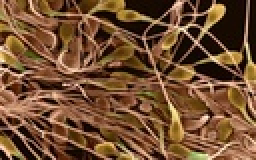
%> input picture 3/src/agglut.jpg, 128 x 80 px, shrunk from 694 x 435 before the run (shown 2 times larger)
$ octave l3_3.m   (GNU Octave 9; MATLAB toolbox functions it lacks are replaced by stand-ins)
%> lines starting %> are read from the running program, lines starting %| are printed output that depends on the picture; in (x1, y1, x2, y2) boxes, pixels count from 0 and x2, y2 are one past the last pixel; in counts of white or black regions, pixels touching at a corner belong together; the program's own positions count from 1
img_agg = imread('agglut.jpg');
%> img_agg is the input picture: size 80x128x3 uint8; mean R, G, B 115.3, 78.9, 50.5

% Конвертація та бінаризація
if size(img_agg, 3) == 3
    img_agg = rgb2gray(img_agg);
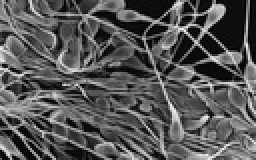
%> img_agg: size 80x128 uint8 (shown 2 times larger); min 2, max 243, mean 86.6
end
level_agg = graythresh(img_agg);
%> level_agg = 0.337
bw_agg = im2bw(img_agg, level_agg);
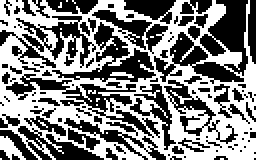
%> bw_agg: size 80x128 logical (shown 2 times larger); 49.9% white; 21 white regions (18 under 20 px), largest, box (x1, y1, x2, y2) and area: (0, 0, 128, 80) 4971, (0, 68, 13, 80) 77, (55, 36, 67, 39) 21

% Кількість ітерацій ерозії підбирається, поки об'єкти не розлипнуться
n_iter = 10;
bw_eroded_agg = bwmorph(bw_agg, 'erode', n_iter);
%> bw_eroded_agg: size 80x128 logical; every value is 0

% "Потовщення" (thicken) для знаходження ліній розділу (skeleton of background)
bw_thick = bwmorph(bw_eroded_agg, 'thicken', inf);
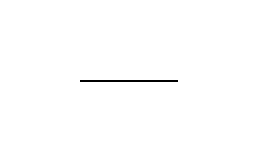
%> bw_thick: size 80x128 logical (shown 2 times larger); 99.5% white; black in thin lines or dots, all inside (x1, y1, x2, y2) = (40, 40, 89, 41)

% Розділення об'єктів: логічне AND початкового та потовщеного (розділового)
bw_separated = bw_agg & bw_thick; % Або (~bw_thick) залежно від полярності
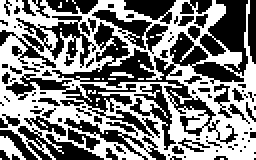
%> bw_separated: size 80x128 logical (shown 2 times larger); 49.5% white; 25 white regions (22 under 20 px), largest, box (x1, y1, x2, y2) and area: (0, 0, 128, 80) 4927, (0, 68, 13, 80) 77, (55, 36, 67, 39) 21

figure('Name', 'Завдання 4', 'NumberTitle', 'off');

subplot(2, 2, 1);
imshow(bw_agg);
title('Злиплі об''єкти');

subplot(2, 2, 2);
imshow(bw_eroded_agg);
title(['Ерозія (', num2str(n_iter), ' ітерацій)']);

subplot(2, 2, 3);
imshow(bw_thick);
title('Thicken (лінії розділу)');

subplot(2, 2, 4);
imshow(bw_separated);
title('Результат розділення');

print(gcf, [mfilename('fullpath') '.png'], '-dpng', '-r300');

$ run again, with 3/src/coffe.jpg copied over 3/src/agglut.jpg
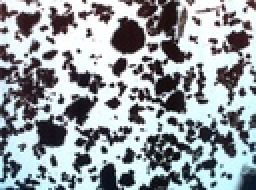
%> input picture 3/src/coffe.jpg, 128 x 95 px, shrunk from 1920 x 1425 before the run (shown 2 times larger)
%> img_agg is the input picture: size 95x128x3 uint8; mean R, G, B 150.1, 156.8, 161
%> img_agg: size 95x128 uint8
%> level_agg = 0.557
%> `bw_agg = im2bw(img_agg, level_agg);`:
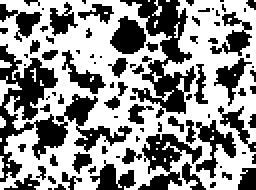
%> bw_agg: size 95x128 logical (shown 2 times larger); 57.3% white; 89 black regions (60 under 20 px), largest, box (x1, y1, x2, y2) and area: (0, 22, 66, 91) 1226, (60, 0, 98, 59) 832, (69, 67, 101, 95) 399
%> bw_eroded_agg: size 95x128 logical; every value is 0
%> bw_thick: size 95x128 logical; 99.7% white; black in thin lines or dots, all inside (x1, y1, x2, y2) = (47, 47, 81, 48)
%> `bw_separated = bw_agg & bw_thick;`:
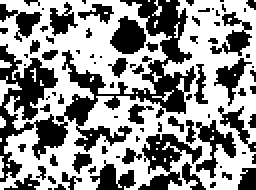
%> bw_separated: size 95x128 logical (shown 2 times larger); 57.1% white; 84 black regions (59 under 20 px), largest, box (x1, y1, x2, y2) and area: (0, 0, 98, 91) 2294, (69, 67, 101, 95) 399, (55, 8, 73, 27) 229

$ run again, with 3/src/kamen.jpg copied over 3/src/agglut.jpg
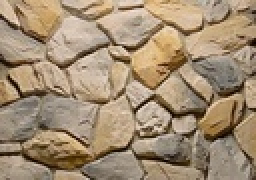
%> input picture 3/src/kamen.jpg, 128 x 90 px, shrunk from 500 x 350 before the run (shown 2 times larger)
%> img_agg is the input picture: size 90x128x3 uint8; mean R, G, B 161.9, 141, 115.1
%> `img_agg = rgb2gray(img_agg);`:
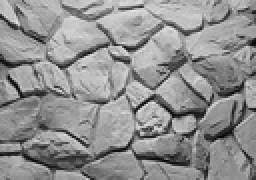
%> img_agg: size 90x128 uint8 (shown 2 times larger); min 4, max 230, mean 144.3
%> level_agg = 0.494
%> bw_agg: size 90x128 logical; 72.5% white; 73 black regions (61 under 20 px), largest, box (x1, y1, x2, y2) and area: (0, 24, 128, 90) 2057, (23, 4, 116, 38) 280, (0, 26, 39, 55) 221
%> bw_eroded_agg: size 90x128 logical; every value is 0
%> bw_thick: size 90x128 logical; 99.7% white; black in thin lines or dots, all inside (x1, y1, x2, y2) = (45, 45, 84, 46)
%> `bw_separated = bw_agg & bw_thick;`:
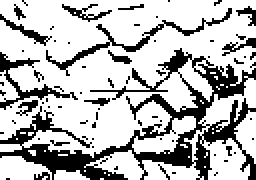
%> bw_separated: size 90x128 logical (shown 2 times larger); 72.2% white; 72 black regions (60 under 20 px), largest, box (x1, y1, x2, y2) and area: (0, 24, 128, 90) 2109, (23, 4, 116, 38) 280, (0, 26, 39, 55) 221
